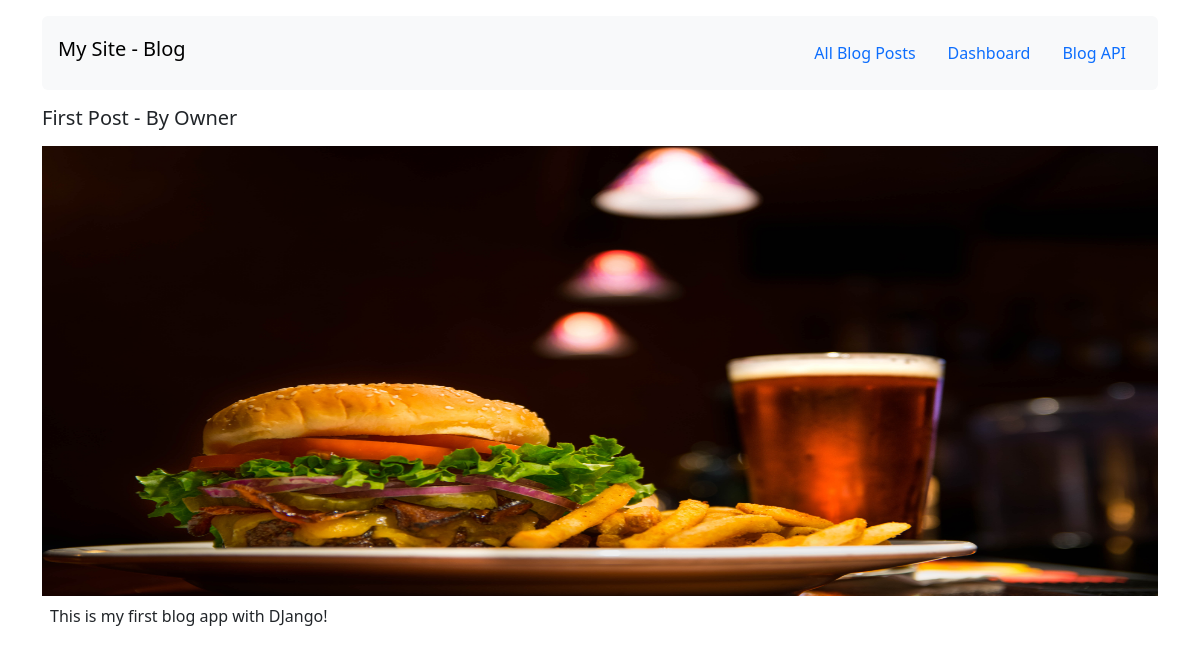
The page /read/First Post/ on the database its author committed.
### blog/models.py (models this page shows, shortened)
class BlogPost(models.Model):
	title = models.CharField(max_length=250)
	author = models.ForeignKey(User, on_delete=models.CASCADE)
	published = models.BooleanField(default=False) # in draft by default
	content = models.TextField(blank=True, null=True)
	display_image = models.ImageField(upload_to='blog/images', blank=True, null=True)
	date_created = models.DateTimeField(auto_now=True)
	date_published = models.DateTimeField(blank=True, null=True)

### blog/views.py (the view)
# urls.py: path('read/<post_title>/', blogpost_read_view, name="read"), # ie blog:read -> ex: blog/My First Post
def blogpost_read_view(request, post_title):
	template = 'blog-read.html'
	blogpost = BlogPost.objects.get(title=post_title)
	context = {
		'post': blogpost,
	}
	return render(request, template, context)

### blog/templates/blog-read.html
{% extends 'base.html' %}
{% block content %}
<div class="py-3">
	<h5 class="mb-3"> {{ post.title }} - By {{ post.author.get_full_name|default:post.author|title }} </h5>
	<img src="{{ post.display_image.url }}" class="w-100" style="height: 450px;">
	<p class="p-2"> {{ post.content }} </p>
</div>
{% endblock content %}

### rows shown on the page
BlogPost: title "First Post", author.get_full_name "Owner", display_image (picture), content "This is my first blog app with DJango!"
